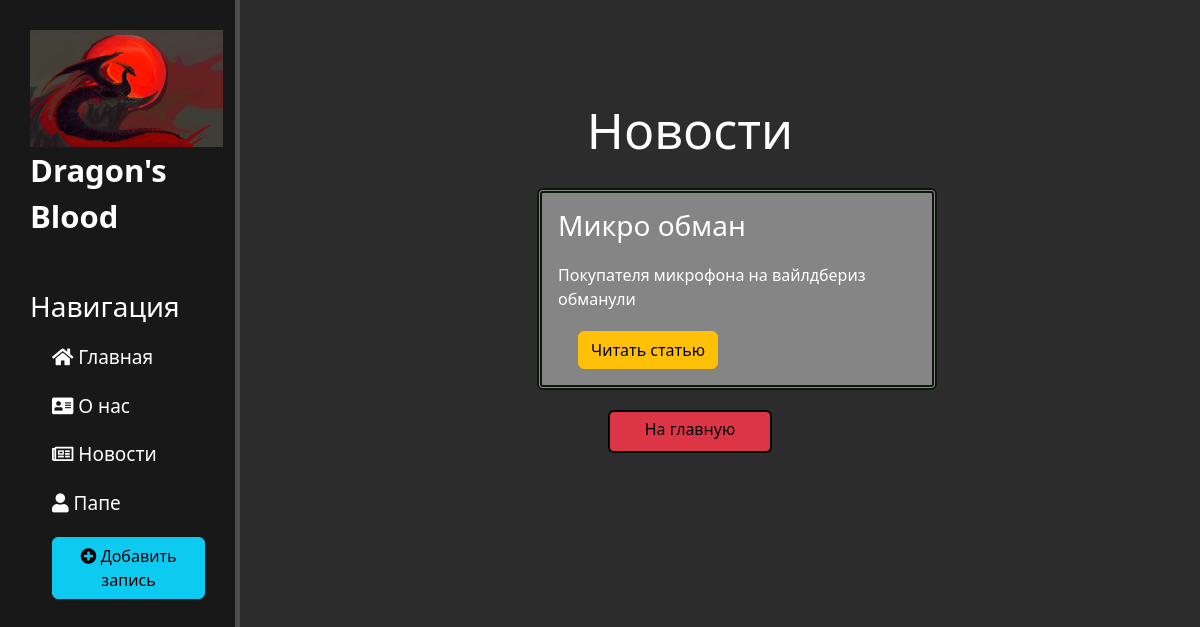
Before: /news/ with the older database file.
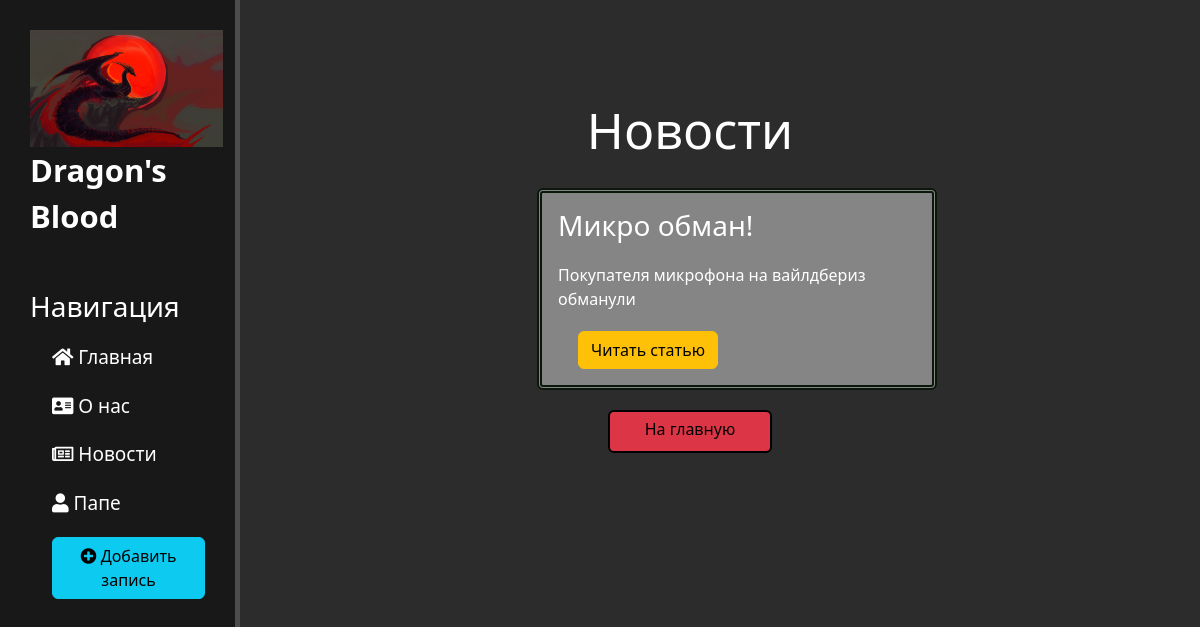
After: the same page with the newer database file.
### news/models.py (models this page shows, shortened)
class Articles(models.Model):
    title = models.CharField('Название',max_length=50, default='')
    anons = models.CharField('Анонс', max_length=250, default='')
    full_text = models.TextField('Статья')
    date = models.DateTimeField('Дата публикации')
    class Meta:
        verbose_name = 'Новость'
        verbose_name_plural = 'Новости'

### news/views.py (the view)
# urls.py: path('', views.news_home, name="news_home"),
def news_home(request):
    news = Articles.objects.order_by('date') #[:1]
    return render(request,'news/news_home.html', {'news' : news})

### news/templates/news/news_home.html (shortened to what this page needs)
{% extends 'main/layout.html' %}
{% block content  %}
    <div class="features">
        <h1>
             Новости
        </h1>
        {% if news %}
            {% for el in news %}
                <div class="alert alert-warning">
                    <h3>
                        {{el.title}}
                    </h3>
                    <p> {{el.anons}}</p>
                    <a href="{% url 'news_detail' el.id %}" class="btn btn-warning">Читать статью</a>
                </div>
            {% endfor %}
        {% else %}
            <p>
                Новости отсутствуют!
            </p>
        {% endif %}
        <button class="btn btn-danger" onclick="window.location.href = 'http://127.0.0.1:8000/';">
            На главную
        </button>
    </div>
{% endblock %}

Changed rows visible on the page:
changed Articles "Покупателя микрофона на вайлдбериз обманули": title "Микро обман" → "Микро обман!"
